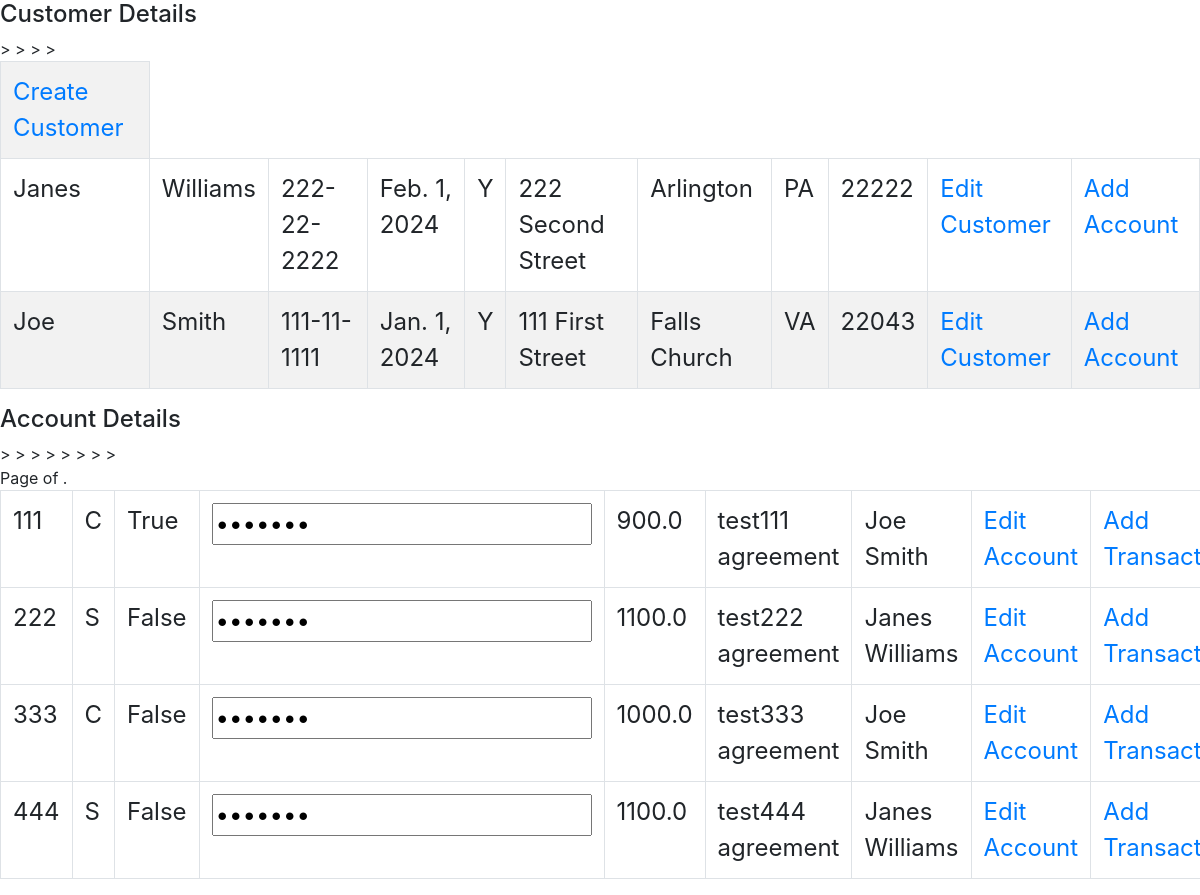
The page /home on the database its author committed.
### CustAcctMgmtApp/models.py (models this page shows, shortened)
class Customer(models.Model):
    first_name = models.CharField(max_length=25, default='', null=False)
    last_name = models.CharField(max_length=25, default='', null=False)
    ssn = models.CharField(max_length=11, default='111-11-1111', null=False)
    customer_since = models.DateField(default=date.today(), null=False)
    preferred_customer = models.CharField(max_length=1, null=False)
    street = models.CharField(max_length=50, null=False)
    city = models.CharField(max_length=25, null=False)
    state = models.CharField(max_length=20, null=False)
    zip = models.CharField(max_length=11, null=False)
    class Meta:
        ordering = ['first_name']
    def __str__(self):
        return self.first_name + " " + self.last_name

class Account(models.Model):
    account_number = models.IntegerField(null=False)
    account_type = models.CharField(max_length=1, null=False)
    paper_statement = models.BooleanField(default=False, null=False)
    password = models.CharField(max_length=25, default='', null=False)
    balance = models.FloatField(default=1000.00,  null=False, validators=[MinValueValidator(0)])
    agreement = models.CharField(max_length=100, null=False)
    customer = models.ForeignKey(Customer, on_delete=models.CASCADE, related_name='accounts')
    class Meta:
        ordering = ['account_number']

### CustAcctMgmtApp/views.py (the view)
# urls.py: path('home', views.details, name='home'),
def details(request):
    customers = Customer.objects.all()
    accounts = Account.objects.all()
    transactions = Transaction.objects.all()
    paginator = Paginator(accounts, 5)  # Show 2 addresses per page.
    page_number = request.GET.get('page')
    page_obj = paginator.get_page(page_number)
    return render(request, 'home.html',
                  {'page_obj': page_obj, 'customers': customers, 'accounts': accounts,
                   'transactions': transactions})

### templates/home.html (shortened to what this page needs)
{% load static %} <!DOCTYPE html>
<html lang="en">
<head>
    <link rel="stylesheet" href="{% static '/css/bootstrap.min.css' %}">
</head>
<body>
    <h4> Customer Details </h4>
    <div class="table-responsive">
    <table class="table table-hover table-bordered table-striped">
        <tr> <td><a href="{%url 'create' %}">Create Customer </a></td></tr>
        {% for customer in customers %}
        <tr>
            <td> {{customer.first_name}}</td>
            <td> {{customer.last_name}} </td>
            <td> {{customer.ssn}} </td>
            <td> {{customer.customer_since}} </td>
            <td> {{customer.preferred_customer}} </td>
            <td> {{customer.street}} </td>
            <td> {{customer.city}} </td>
            <td> {{customer.state}} </td>
            <td> {{customer.zip}} </td>
            <td><a href="{%url 'edit' customer.id %}">Edit Customer </a> </td>>
            <td><a href="{%url 'add_account' customer.id %}">Add Account </a> </td>>
        </tr>
        {% endfor %}
    </table>
    <h4> Account Details </h4>
    <table class="table table-hover table-bordered table-responsive">
        {% for account in page_obj %}
            <tr>
                <td> {{account.account_number}} </td>
                <td> {{account.account_type}} </td>
                <td> {{account.paper_statement}} </td>
                <td> <input type="password" value="{{account.password}}"readonly></td>
                <td> {{account.balance}} </td>
                <td> {{account.agreement}} </td>
                <td> {{account.customer}} </td>
                <td><a href="{%url 'edit_account' account.id %}">Edit Account </a> </td>>
                <td><a href="{%url 'add_trans' account.id %}">Add Transaction </a> </td>>
            </tr>
        {% empty %}
        <li>Sorry, There are no Account in the database </li>
        {% endfor %}
        <div class="pagination">
            <span class="step-links">
                <span class="current">
                    Page {{ page_obj1.number }} of {{ page_obj1.paginator.num_pages }}.
                </span>
            </span>
        </div>
    </table>
    </div>
</body>
</html>

### templates/home.html (style rules this page uses)
.table td { font-size : 24px }

### rows shown on the page
Customer: first_name "Janes", last_name "Williams", ssn "222-22-2222", customer_since "Feb. 1, 2024", preferred_customer "Y", street "222 Second Street", city "Arlington", state "PA", zip "22222"
Customer: first_name "Joe", last_name "Smith", ssn "111-11-1111", customer_since "Jan. 1, 2024", preferred_customer "Y", street "111 First Street", city "Falls Church", state "VA", zip "22043"
Account: account_number "111", account_type "C", paper_statement "True", balance "900.0", agreement "test111 agreement", customer "Joe Smith"
Account: account_number "222", account_type "S", paper_statement "False", balance "1100.0", agreement "test222 agreement", customer "Janes Williams"
Account: account_number "333", account_type "C", paper_statement "False", balance "1000.0", agreement "test333 agreement", customer "Joe Smith"
Account: account_number "444", account_type "S", paper_statement "False", balance "1100.0", agreement "test444 agreement", customer "Janes Williams"
